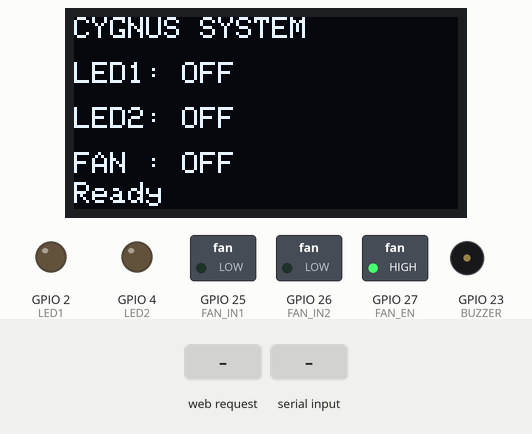
Simulated run of this sketch. Board: ESP32. Parts: 128×64 one-colour display, switched loads named in the sketch (green lamp = pin HIGH), output pins drawn as LEDs (lit = HIGH), buzzer (waves = sounding). Inputs (shaded band) come from the test bench. Nothing arrives over Bluetooth unless stated; what the sketch prints to the serial monitor is not drawn.

Above: at 1.2 s.
1.3 s: HTTP request GET /cmd received
At 2.2 s:
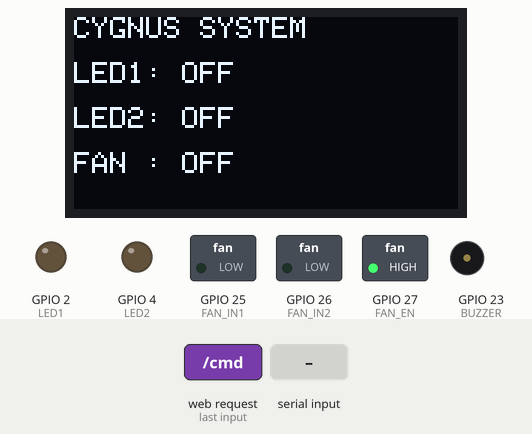
3.2 s: "led one" received over the second serial link
At 5.4 s:
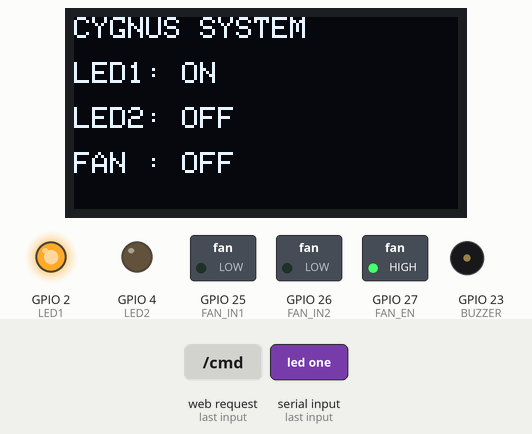
5.8 s: HTTP request GET /cmd?c=fan received
At 6.01 s:
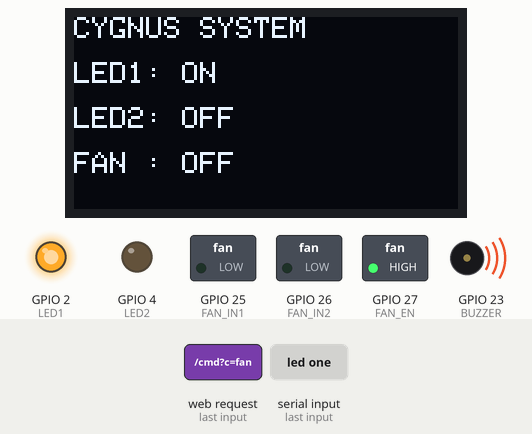
7.7 s: "all" received over the second serial link
At 8.85 s:
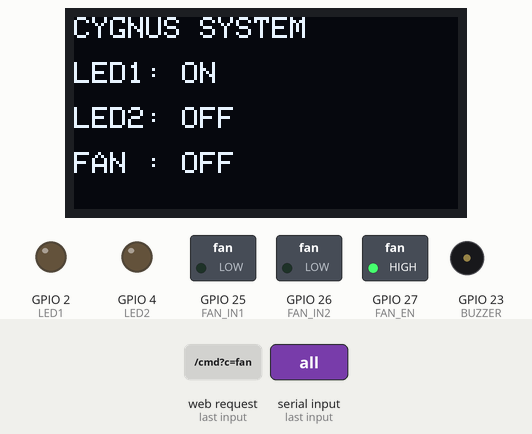
10.5 s: HTTP request GET /cmd?c=on received
At 10.71 s:
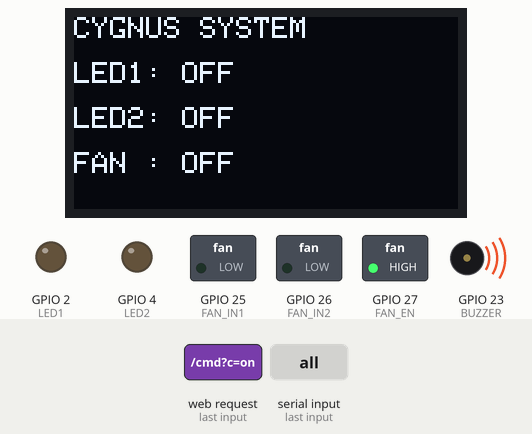
12.4 s: "of" received over the second serial link
At 15.0 s:
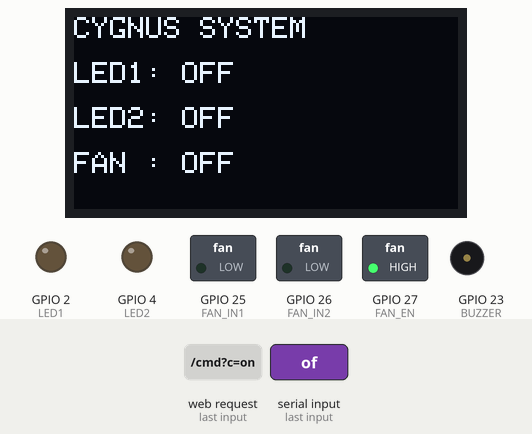
Timing chart, 0 to 15.9 s (numbered marks = the images above; inputs shaded):
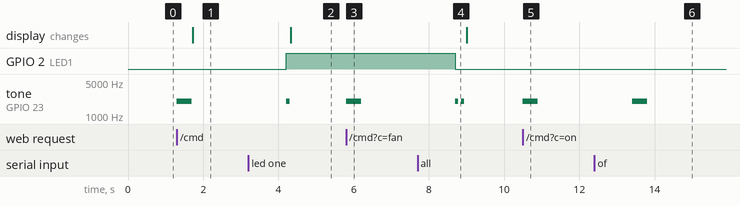

The sketch:

Project_Cygnus.ino
```cpp
#include <WiFi.h>
#include <WebServer.h>
#include <BluetoothSerial.h>
#include <Wire.h>
#include <Adafruit_GFX.h>
#include <Adafruit_SSD1306.h>

// -------- OBJECTS --------
BluetoothSerial SerialBT;
WebServer server(80);

// -------- OLED --------
#define SCREEN_WIDTH 128
#define SCREEN_HEIGHT 64
Adafruit_SSD1306 display(SCREEN_WIDTH, SCREEN_HEIGHT, &Wire, -1);

// -------- PINS --------
#define LED1 2
#define LED2 4
#define FAN_IN1 25
#define FAN_IN2 26
#define FAN_EN 27
#define BUZZER 23

// -------- BUZZER PWM --------
#define BUZZER_CHANNEL 0
#define BUZZER_FREQ 2000
#define BUZZER_RESOLUTION 8

// -------- STATES --------
String led1State = "OFF";
String led2State = "OFF";
String fanState  = "OFF";

String command = "";

// -------- WIFI --------
const char* ssid = "CYGNUS";
const char* password = "12345678";

// -------- BUZZER --------
void beep(int duration) {
  ledcWrite(BUZZER_CHANNEL, 128);
  delay(duration);
  ledcWrite(BUZZER_CHANNEL, 0);
}

void successBeep() {
  beep(100);
}

void offBeep() {
  beep(80); delay(80); beep(80);
}

void errorBeep() {
  beep(400);
}

// -------- OLED --------
void updateDisplay(String msg = "") {
  display.clearDisplay();
  display.setTextSize(1);
  display.setTextColor(SSD1306_WHITE);

  display.setCursor(0,0);
  display.println("CYGNUS SYSTEM");

  display.setCursor(0,15);
  display.print("LED1: "); display.println(led1State);

  display.setCursor(0,30);
  display.print("LED2: "); display.println(led2State);

  display.setCursor(0,45);
  display.print("FAN : "); display.println(fanState);

  if (msg != "") {
    display.setCursor(0,55);
    display.println(msg);
  }

  display.display();
}

// -------- COMMAND --------
void executeCommand(String cmd) {

  cmd.toLowerCase();
  cmd.trim();

  Serial.println("CMD: " + cmd);

  // -------- FAN --------
  if (cmd.indexOf("fan") >= 0 && cmd.indexOf("on") >= 0) {
    digitalWrite(FAN_IN1, HIGH);
    digitalWrite(FAN_IN2, LOW);
    fanState = "ON";
    successBeep();
  }

  else if (cmd.indexOf("fan") >= 0 && cmd.indexOf("of") >= 0) {
    digitalWrite(FAN_IN1, LOW);
    digitalWrite(FAN_IN2, LOW);
    fanState = "OFF";
    offBeep();
  }

  // -------- LED1 --------
  else if (cmd.indexOf("led 1") >= 0 || cmd.indexOf("led one") >= 0) {

    if (cmd.indexOf("on") >= 0) {
      digitalWrite(LED1, HIGH);
      led1State = "ON";
      successBeep();
    }

    else if (cmd.indexOf("of") >= 0) {
      digitalWrite(LED1, LOW);
      led1State = "OFF";
      offBeep();
    }
  }

  // -------- LED2 --------
  else if (cmd.indexOf("led 2") >= 0 || cmd.indexOf("led two") >= 0) {

    if (cmd.indexOf("on") >= 0) {
      digitalWrite(LED2, HIGH);
      led2State = "ON";
      successBeep();
    }

    else if (cmd.indexOf("of") >= 0) {
      digitalWrite(LED2, LOW);
      led2State = "OFF";
      offBeep();
    }
  }

  // -------- ALL OFF --------
  else if (cmd.indexOf("all") >= 0 || cmd.indexOf("shutdown") >= 0) {
    digitalWrite(LED1, LOW);
    digitalWrite(LED2, LOW);
    digitalWrite(FAN_IN1, LOW);
    digitalWrite(FAN_IN2, LOW);

    led1State = "OFF";
    led2State = "OFF";
    fanState = "OFF";

    offBeep();
  }

  else {
    errorBeep();
  }

  updateDisplay();
}

// -------- WEB PAGE --------
String webpage = R"rawliteral(
<!DOCTYPE html>
<html>
<body style="text-align:center;background:black;color:white;">
<h2>CYGNUS CONTROL</h2>

<button onclick="send('led 1 on')">LED1 ON</button>
<button onclick="send('led 1 off')">LED1 OFF</button><br><br>

<button onclick="send('led 2 on')">LED2 ON</button>
<button onclick="send('led 2 off')">LED2 OFF</button><br><br>

<button onclick="send('fan on')">FAN ON</button>
<button onclick="send('fan off')">FAN OFF</button><br><br>

<button onclick="send('all off')" style="background:red;">ALL OFF</button>

<script>
function send(cmd){
  fetch('/cmd?c=' + cmd);
}
</script>

</body>
</html>
)rawliteral";

// -------- SETUP --------
void setup() {

  Serial.begin(115200);

  pinMode(LED1, OUTPUT);
  pinMode(LED2, OUTPUT);
  pinMode(FAN_IN1, OUTPUT);
  pinMode(FAN_IN2, OUTPUT);
  pinMode(FAN_EN, OUTPUT);

  digitalWrite(FAN_EN, HIGH);

  // BUZZER
  ledcSetup(BUZZER_CHANNEL, BUZZER_FREQ, BUZZER_RESOLUTION);
  ledcAttachPin(BUZZER, BUZZER_CHANNEL);

  // OLED
  Wire.begin(18, 19);
  display.begin(SSD1306_SWITCHCAPVCC, 0x3C);
  updateDisplay("Ready");

  // Bluetooth
  SerialBT.begin("CYGNUS");

  // WiFi AP
  WiFi.softAP(ssid, password);

  server.on("/", []() {
    server.send(200, "text/html", webpage);
  });

  server.on("/cmd", []() {
    executeCommand(server.arg("c"));
    server.send(200, "text/html", webpage);
  });

  server.begin();

  Serial.println("🔥 SYSTEM READY");
}

// -------- LOOP --------
void loop() {

  server.handleClient();

  if (SerialBT.available()) {
    command = SerialBT.readString();
    executeCommand(command);
  }
}
```

Measured:
- after the input at 1.3 s, tone on GPIO 23 (BUZZER): silent → 2000 Hz at once, → silent 0.40 s later; the display: changes after 0.43 s (image 1)
- after the input at 3.2 s, GPIO 2 (LED1): LOW → HIGH after 1.0 s; tone on GPIO 23 (BUZZER): silent → 2000 Hz after 1.0 s, → silent 0.10 s later; the display: changes after 1.1 s (image 2)
- after the input at 5.8 s, tone on GPIO 23 (BUZZER): silent → 2000 Hz at once, → silent 0.40 s later
- after the input at 7.7 s, GPIO 2 (LED1): HIGH → LOW after 1.0 s; tone on GPIO 23 (BUZZER): alternates 2000 Hz for 0.08 s and silent for 0.08 s, 4 changes in all, then stays silent, starting after 1.0 s
- after the input at 10.5 s, tone on GPIO 23 (BUZZER): silent → 2000 Hz at once, → silent 0.40 s later
- after the input at 12.4 s, tone on GPIO 23 (BUZZER): silent → 2000 Hz after 1.0 s, → silent 0.40 s later
